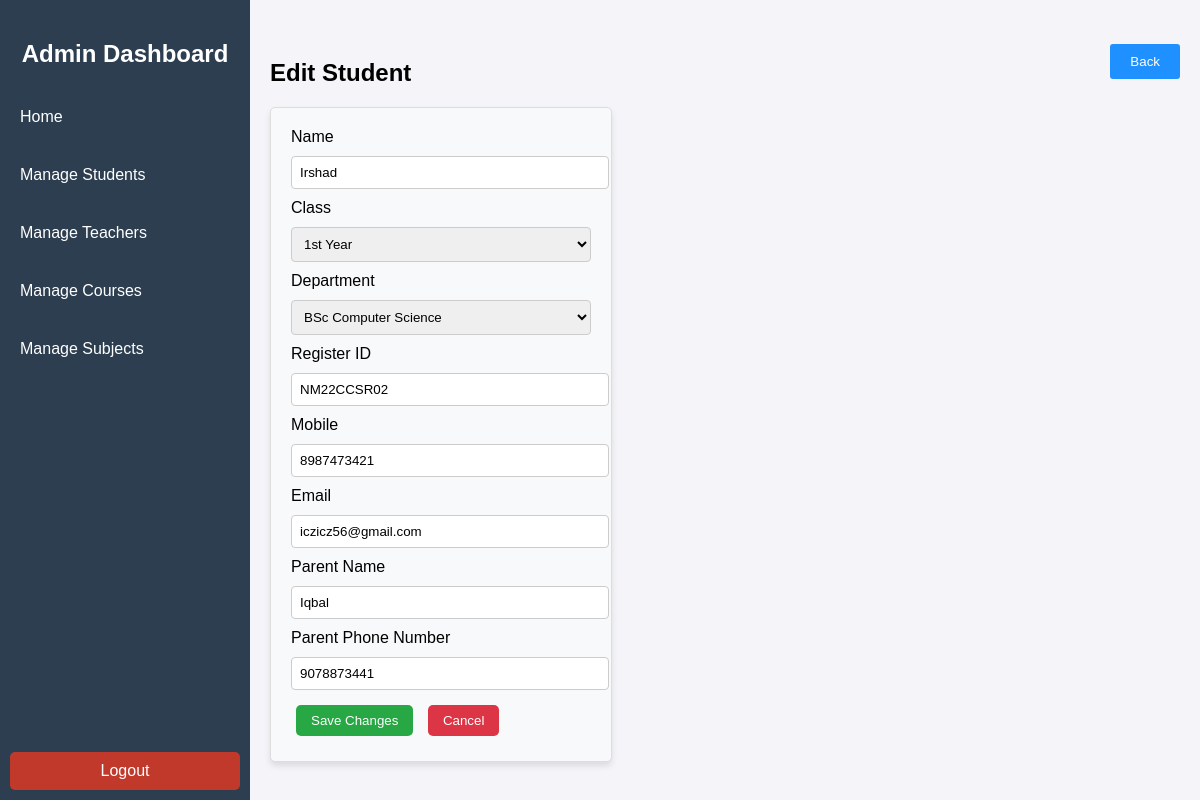
/edit-student/1/, run on the app's committed database.
### GradeWireapp/models.py (models this page shows, shortened)
class Student(models.Model):
    name = models.CharField(max_length=30)
    Class = models.CharField(max_length=20)
    department = models.ForeignKey(Course, on_delete=models.CASCADE)  # Changed to ForeignKey    register_id = models.CharField(max_length=30,unique=True)
    register_id = models.CharField(max_length=30, unique=True)
    mobile = models.CharField(max_length=10)
    email = models.EmailField(unique=True)
    parent = models.CharField(max_length=30)
    parent_no = models.CharField(max_length=10)  # Changed from IntegerField to CharField
    password = models.CharField(max_length=15)
    full_day_attendance = models.PositiveIntegerField(default=0)  # To store full-day attendance count
    is_approved = models.BooleanField(default=False)

class Course(models.Model):
    course_id = models.CharField(max_length=30,unique=True)
    course_name = models.CharField(max_length=30,unique=True,default= ' ')
    duration = models.CharField(max_length=25, default='3 Year', blank=True, null=True)

### GradeWireapp/views.py (the view, shortened to what this page needs)
# urls.py: path('edit-student/<int:student_id>/', views.edit_student, name='edit_student'),
def edit_student(request, student_id):
    student = get_object_or_404(Student, id=student_id)
    courses = Course.objects.all()
    context = {
        'student': student,
        'courses': courses,
    }
    return render(request, 'edit_student.html', context)

### templates/edit_student.html (shortened to what this page needs)
{% load static %}
<!DOCTYPE html>
<html lang="en">
<head>
    <link rel="stylesheet" type="text/css" href="{% static 'assets/css/admin-style.css' %}">
</head>
<body>
    <div class="menu-toggle" onclick="toggleSidebar()">☰ Menu</div>
    <div class="sidebar">
        <h2>Admin Dashboard</h2>
        <a href="{% url 'adminHome' %}">Home</a>
        <a href="{% url 'ManageStudent' %}" class="active">Manage Students</a>
        <a href="{% url 'ManageTeacher' %}">Manage Teachers</a>
        <a href="{% url 'ManageCourse' %}">Manage Courses</a>
        <a href="{% url 'ManageSubject' %}">Manage Subjects</a>
        <a href="{% url 'logout' %}" class="logout">Logout</a>
    </div>
    <div class="content">
        <button class="back-button" onclick="history.back()">Back</button>
        <div class="section active">
            <h2>Edit Student</h2>
            <div class="edit-student-form">
                <form method="POST" action="{% url 'edit_student' student.id %}">
                    <label for="name">Name</label>
                    <input type="text" id="name" name="name" value="{{ student.name }}" required>
                    <label for="Class">Class</label>
                    <select id="student_class" name="Class" required>
                        <option value="1st Year" {% if student.Class == "1st Year" %}selected{% endif %}>1st Year</option>
                    </select>
                    <label for="department">Department</label>
                    <select id="department" name="department" required>
                        {% for course in courses %}
                            <option value="{{ course.id }}" {% if student.department and student.department.id == course.id %}selected{% endif %}>
                                {{ course.course_name }}
                            </option>
                        {% endfor %}
                    </select>
                    <label for="register_id">Register ID</label>
                    <input type="text" id="register_id" name="register_id" value="{{ student.register_id }}" required>
                    <label for="mobile">Mobile</label>
                    <input type="tel" id="mobile" name="mobile" value="{{ student.mobile }}" pattern="[0-9]{10}" required>
                    <label for="email">Email</label>
                    <input type="email" id="email" name="email" value="{{ student.email }}" required>
                    <label for="parent">Parent Name</label>
                    <input type="text" id="parent" name="parent" value="{{ student.parent }}">
                    <label for="parent_no">Parent Phone Number</label>
                    <input type="tel" id="parent_no" name="parent_no" value="{{ student.parent_no }}" pattern="[0-9]{10}">
                    <button type="submit">Save Changes</button>
                    <button type="button" id="cancelButton">Cancel</button>
                </form>
            </div>
        </div>
    </div>
</body>
</html>

### static/assets/css/admin-style.css (style rules this page uses)
body { margin: 0; font-family: Arial, sans-serif; background-color: #f4f4f9; }
.sidebar { position: fixed; top: 0; left: 0; width: 250px; height: 100%; background-color: #2c3e50; color: white; display: flex; flex-direction: column; padding-top: 20px; transition: transform 0.3s ease; }
.sidebar h2 { text-align: center; font-size: 24px; margin-bottom: 20px; color: #ffffff; }
.sidebar a { color: white; text-decoration: none; display: block; padding: 10px; margin: 10px 10px; border-radius: 5px; transition: background-color 0.3s; cursor: pointer; }
.sidebar .logout { margin-top: auto; background-color: #c0392b; text-align: center; margin-bottom:30px; }
.content { margin-left: 250px; padding: 20px; transition: margin-left 0.3s ease; }
.section { display: none; }
.section.active { display: block; }

### templates/edit_student.html (style rules this page uses)
.edit-student-form { margin-top: 20px; padding: 20px; background-color: #f8f9fa; border: 1px solid #ddd; border-radius: 5px; width: 300px; box-shadow: 0px 4px 6px rgba(0, 0, 0, 0.1); }
.edit-student-form input, .edit-student-form select { width: 100%; padding: 8px; margin: 10px 0; border: 1px solid #ccc; border-radius: 4px; }
.edit-student-form button { padding: 8px 15px; margin: 5px; background-color: #28a745; color: white; border: none; border-radius: 5px; cursor: pointer; }
.edit-student-form button[type="button"] { background-color: #dc3545; }
.content { position: relative; }
.back-button { position: absolute; top: 25px; right: 20px; padding: 10px 20px; cursor: pointer; color: #fff; background-color: #1e90ff; border:none; border-radius: 3px; }

### data on the page
Student: name "Irshad", Class "1st Year", department "BSc Computer Science", register_id "NM22CCSR02", mobile "8987473421", email "iczicz56@gmail.com", parent "Iqbal", parent_no "9078873441"
